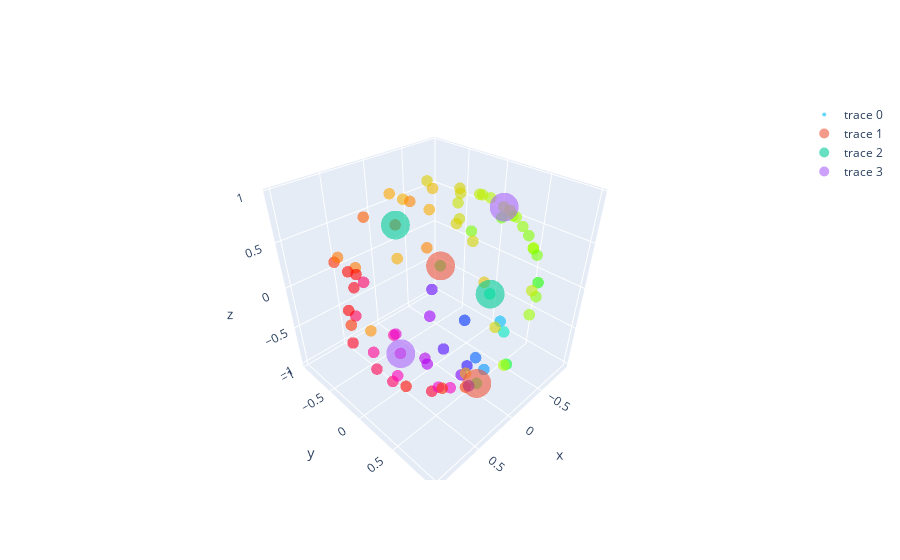

Notebook code for this chart:
### Code cell
fig = go.Figure(data=[go.Scatter3d(
    x=x,
    y=y,
    z=z,
    mode='markers',
    text = [str(i) for i in co_1],
    #text = [str(x) for x in d],
    marker=dict(
        size=4,
        color = np.mod(co_1,1.0),             # set color to an array/list of desired values
        colorscale='HSV',
        # choose a colorscale
        opacity=0.6
    )
)])

fig.add_trace(
    go.Scatter3d(
    x = data[np.array(L[:2], dtype=int)][:,0],
    y = data[np.array(L[:2], dtype=int)][:,1],
    z = data[np.array(L[:2], dtype=int)][:,2], mode = "markers",
      
      marker=dict(
        #c = "black",
        size=10,
        color = 0,             # set color to an array/list of desired values
        colorscale='magma',
        # choose a colorscale
        opacity=0.6
    )))


fig.add_trace(
    go.Scatter3d(
    x = data[np.array(L[2:4], dtype=int)][:,0],
    y = data[np.array(L[2:4], dtype=int)][:,1],
    z = data[np.array(L[2:4], dtype=int)][:,2], mode = "markers",
      
      marker=dict(
        #color = "black",
        size=10,
        color = 1,             # set color to an array/list of desired values
        colorscale='magma',
        # choose a colorscale
        opacity=0.6
    )))

fig.add_trace(
    go.Scatter3d(
    x = data[np.array(L[4:], dtype=int)][:,0],
    y = data[np.array(L[4:], dtype=int)][:,1],
    z = data[np.array(L[4:], dtype=int)][:,2], mode = "markers",
      
      marker=dict(
        #color = "black",
        size=10,
        color = 0.5, 
        colorscale='magma',            # set color to an array/list of desired values
        #colorscale='black',
        # choose a colorscale
        opacity=0.6
    )))


fig.show()
